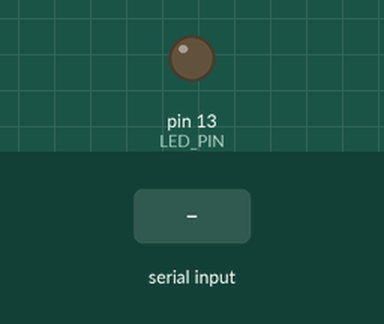
The sketch below on a simulated Arduino Uno, built with avr-gcc and run on an emulated ATmega328P. Shown: output pins drawn as LEDs (lit = HIGH). The inputs (shaded band) are chosen by the test bench. What the sketch prints to the serial monitor is not drawn.

Above: at 1.2 s.
1.3 s: "x" received over Serial
At 2.3 s:
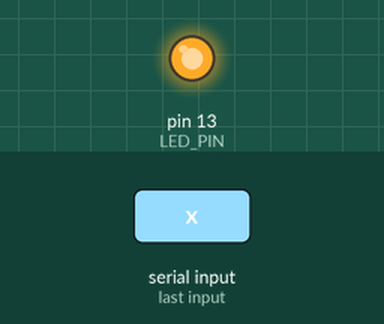
Timing chart, 0 to 10.9 s (numbered marks = the images above; inputs shaded):
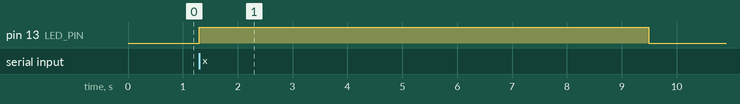

Measured:
- after the input at 1.3 s, pin 13 (LED_PIN): LOW → HIGH at once, → LOW 8.2 s later

The sketch:

sketch_jun01b.ino
```cpp
#include <avr/wdt.h>
#define TIMEOUT WDTO_4S
#define LED_PIN 13
volatile int flag=0;

void setup() {
  // put your setup code here, to run once:
  Serial.begin(9600);
  pinMode(LED_PIN,OUTPUT);

  MCUSR&=~(1<<WDRF);
  WDTCSR|=(1<<WDCE)|(1<<WDE);
  WDTCSR|=1<<WDP3|1<<WDP0;
  WDTCSR|=(1<<WDIE);


  Serial.println("Starting...");
  Serial.println("Input Char");
}

ISR(WDT_vect){
    Serial.println("Timeout...");
    digitalWrite(LED_PIN,LOW);
    flag=0;
}


void loop() {
  // put your main code here, to run repeatedly:
  char keyin;
  if(Serial.available()>0){
    digitalWrite(LED_PIN,HIGH);
    keyin=Serial.read();
    if(keyin=='x'){
      flag=1;
      while(flag);
    }
    else{
       delay(100);
       digitalWrite(LED_PIN,LOW);
    }
  }
  asm("WDR");
}
```
